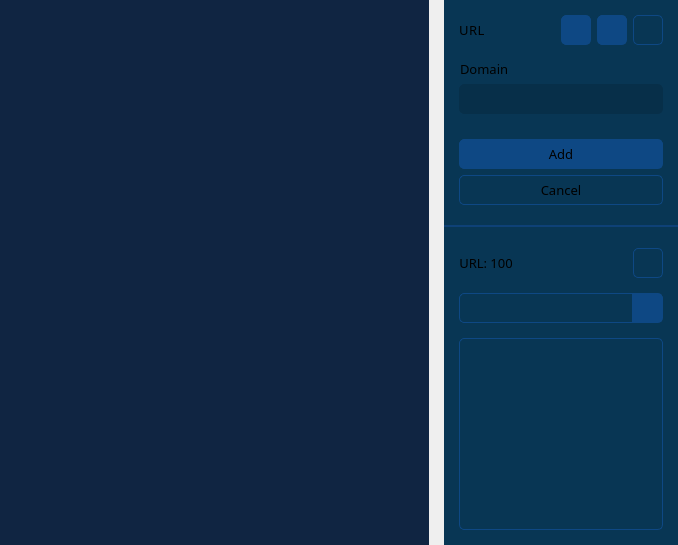
           <widget class="QWidget" name="blacklisted_url">
            <layout class="QHBoxLayout" name="horizontalLayout_10" stretch="2,1">
             <property name="spacing">
              <number>15</number>
             </property>
             <property name="leftMargin">
              <number>0</number>
             </property>
             <property name="topMargin">
              <number>0</number>
             </property>
             <property name="rightMargin">
              <number>0</number>
             </property>
             <property name="bottomMargin">
              <number>0</number>
             </property>
             <item>
              <widget class="QWidget" name="w_website_viewer" native="true">
               <property name="minimumSize">
                <size>
                 <width>377</width>
                 <height>0</height>
                </size>
               </property>
               <property name="styleSheet">
                <string notr="true">QWidget{
	background: #102542;
}

QLineEdit {
  	padding: 1px 5px;
  	border: 1px solid #0e4884;
  	border-radius: 5px;
}

QPushButton {
  padding: 5px;
  border: 1px solid #0e4884;
  background-color: #0e4884;
}

QLineEdit:focus,
QLineEdit:hover,
QPushButton:focus,
QPushButton:hover {
  border: 1px solid #256eff;
  outline: none;
}

QPushButton:pressed {
  background-color: #072f49;
}

QScrollBar:vertical{
    width: 18px;
    margin: 0px 3px 0px 7px;
    border-radius: 5px;
}

QScrollBar::handle:vertical{
    background-color: #97b9f4;    
    min-height: 5px;
 	border-radius: 4px;
}

QScrollBar::sub-line:vertical{
     height: 0;
     width: 0;
}

QScrollBar::add-line:vertical{
   	 height: 0;
     width: 0;
}

QScrollBar::add-page:vertical{
    background: #0b1a30;
	border-bottom-left-radius: 4px;
    border-bottom-right-radius: 4px;
    margin-top: -3px;
 }

QScrollBar::sub-page:vertical{
  	background: #0b1a30;
	border-top-left-radius: 4px;
	border-top-right-radius: 4px;
	margin-bottom: -3px;
}</string>
               </property>
              </widget>
             </item>
             <item>
              <widget class="QWidget" name="widget_12" native="true">
               <property name="minimumSize">
                <size>
                 <width>234</width>
                 <height>0</height>
                </size>
               </property>
               <property name="maximumSize">
                <size>
                 <width>380</width>
                 <height>16777215</height>
                </size>
               </property>
               <property name="styleSheet">
                <string notr="true">QWidget{
	background: #083654;
}

QLineEdit {
  	padding: 1px 5px;
  	border: 1px solid #0e4884;
  	border-radius: 5px;
}

QPushButton {
  padding: 5px;
  border: 1px solid #0e4884;
  background-color: #0e4884;
}

QLineEdit::disabled {
   border: 1px solid #072f49;
   border-radius: 5px;
   background-color: #072f49;
}

QPushButton::disabled {
  padding: 5px;
  border: 1px solid #102542;
  background-color: #102542;
}

QLineEdit:focus,
QLineEdit:hover,
QPushButton:focus,
QPushButton:hover {
  border: 1px solid #256eff;
  outline: none;
}

QPushButton:pressed {
  background-color: #072f49;
}

QHeaderView::section {
	background-color: #0d3c6e;
	border-top: 0px solid #97b9f4;
	border-bottom: 1px solid #97b9f4;
	border-right: 1px solid #97b9f4;
}

QTableView {
	border: 1px solid #0e4884;
	border-radius: 5px;
	gridline-color: #97b9f4;
}

QTableCornerButton::section{
	background-color: #0d3c6e;
    border-top: 0px solid #97b9f4;
    border-bottom: 1px solid #97b9f4;
    border-right: 1px solid #97b9f4;
}

QScrollBar:horizontal{
	height: 9px;
    border-radius: 5px;
}

QScrollBar:vertical{
	width: 9px;
    margin: 0;
    border-radius: 5px;
}

QScrollBar::handle:vertical{
	background-color: #97b9f4;    
    width: 18px;
    border-radius: 4px;
}

QScrollBar::handle:horizontal{
	background-color: #97b9f4;    
    min-width: 5px;
    border-radius: 4px;
}

QScrollBar::sub-line:horizontal,
QScrollBar::sub-line:vertical{
	height: 0;
    width: 0;
}

QScrollBar::add-line:horizontal,
QScrollBar::add-line:vertical{
	height: 0;
    width: 0;
}

QScrollBar::add-page:horizontal{
	background: #102542;
    border-top-right-radius: 4px;
    border-bottom-right-radius: 4px;
    margin-left: -3px;
}

QScrollBar::add-page:vertical{
	background: #102542;
    border-bottom-left-radius: 4px;
    border-bottom-right-radius: 4px;
    margin-top: -3px;
}

QScrollBar::sub-page:horizontal{
    background: #102542;
    border-bottom-left-radius: 4px;
	margin-right: -3px;
}

QScrollBar::sub-page:vertical{
    background: #102542;
	border-top-left-radius: 0;
	border-top-right-radius: 4px;
	margin-bottom: -3px;
}</string>
               </property>
               <layout class="QVBoxLayout" name="verticalLayout_42">
                <property name="spacing">
                 <number>0</number>
                </property>
                <property name="leftMargin">
                 <number>0</number>
                </property>
                <property name="topMargin">
                 <number>0</number>
                </property>
                <property name="rightMargin">
                 <number>0</number>
                </property>
                <property name="bottomMargin">
                 <number>0</number>
                </property>
                <item>
                 <widget class="QWidget" name="w_url_input" native="true">
                  <layout class="QVBoxLayout" name="verticalLayout_36">
                   <property name="spacing">
                    <number>15</number>
                   </property>
                   <property name="leftMargin">
                    <number>15</number>
                   </property>
                   <property name="topMargin">
                    <number>15</number>
                   </property>
                   <property name="rightMargin">
                    <number>15</number>
                   </property>
                   <property name="bottomMargin">
                    <number>20</number>
                   </property>
                   <item>
                    <layout class="QHBoxLayout" name="horizontalLayout_25">
                     <property name="spacing">
                      <number>6</number>
                     </property>
                     <item>
                      <widget class="QLabel" name="label_17">
                       <property name="font">
                        <font>
                         <family>Barlow</family>
                         <pointsize>10</pointsize>
                         <weight>50</weight>
                         <bold>false</bold>
                        </font>
                       </property>
                       <property name="styleSheet">
                        <string notr="true">letter-spacing: 0.5px</string>
                       </property>
                       <property name="text">
                        <string>URL</string>
                       </property>
                       <property name="alignment">
                        <set>Qt::AlignCenter</set>
                       </property>
                       <property name="indent">
                        <number>1</number>
                       </property>
                      </widget>
                     </item>
                     <item>
                      <spacer name="horizontalSpacer_17">
                       <property name="orientation">
                        <enum>Qt::Horizontal</enum>
                       </property>
                       <property name="sizeHint" stdset="0">
                        <size>
                         <width>40</width>
                         <height>20</height>
                        </size>
                       </property>
                      </spacer>
                     </item>
                     <item>
                      <widget class="QPushButton" name="btn_init_add_url">
                       <property name="sizePolicy">
                        <sizepolicy hsizetype="Fixed" vsizetype="Fixed">
                         <horstretch>0</horstretch>
                         <verstretch>0</verstretch>
                        </sizepolicy>
                       </property>
                       <property name="minimumSize">
                        <size>
                         <width>30</width>
                         <height>30</height>
                        </size>
                       </property>
                       <property name="maximumSize">
                        <size>
                         <width>30</width>
                         <height>30</height>
                        </size>
                       </property>
                       <property name="cursor">
                        <cursorShape>PointingHandCursor</cursorShape>
                       </property>
                       <property name="styleSheet">
                        <string notr="true">QPushButton{
	border-radius: 5px;
    background-image:  url(:/icons/add.png);
    background-repeat: no-repeat;
    background-position: center center;
}

QPushButton::disabled{
	border-radius: 5px;
    background-image: url(:/icons/add_2.png);
    background-repeat: no-repeat;
    background-position: center center;
}</string>
                       </property>
                       <property name="iconSize">
                        <size>
                         <width>17</width>
                         <height>17</height>
                        </size>
                       </property>
                      </widget>
                     </item>
                     <item>
                      <widget class="QPushButton" name="btn_init_edit_url">
                       <property name="sizePolicy">
                        <sizepolicy hsizetype="Fixed" vsizetype="Fixed">
                         <horstretch>0</horstretch>
                         <verstretch>0</verstretch>
                        </sizepolicy>
                       </property>
                       <property name="minimumSize">
                        <size>
                         <width>30</width>
                         <height>30</height>
                        </size>
                       </property>
                       <property name="maximumSize">
                        <size>
                         <width>30</width>
                         <height>30</height>
                        </size>
                       </property>
                       <property name="cursor">
                        <cursorShape>PointingHandCursor</cursorShape>
                       </property>
                       <property name="styleSheet">
                        <string notr="true">border-radius: 5px</string>
                       </property>
                       <property name="icon">
                        <iconset resource="C:/Users/moral/Desktop/Resources/Resources.qrc">
                         <normaloff>:/icons/edit.png</normaloff>
                         <disabledoff>:/icons/edit_2.png</disabledoff>:/icons/edit.png</iconset>
                       </property>
                       <property name="iconSize">
                        <size>
                         <width>20</width>
                         <height>20</height>
                        </size>
                       </property>
                      </widget>
                     </item>
                     <item>
                      <widget class="QPushButton" name="btn_delete_url">
                       <property name="sizePolicy">
                        <sizepolicy hsizetype="Fixed" vsizetype="Fixed">
                         <horstretch>0</horstretch>
                         <verstretch>0</verstretch>
                        </sizepolicy>
                       </property>
                       <property name="minimumSize">
                        <size>
                         <width>30</width>
                         <height>30</height>
                        </size>
                       </property>
                       <property name="maximumSize">
                        <size>
                         <width>30</width>
                         <height>30</height>
                        </size>
                       </property>
                       <property name="cursor">
                        <cursorShape>PointingHandCursor</cursorShape>
                       </property>
                       <property name="styleSheet">
                        <string notr="true">QPushButton{
	border-radius: 5px;
	background: none;
}


QPushButton:pressed {
 	background-color: #072f49;
}</string>
                       </property>
                       <property name="icon">
                        <iconset resource="C:/Users/moral/Desktop/Resources/Resources.qrc">
                         <normaloff>:/icons/trash.png</normaloff>
                         <disabledoff>:/icons/trash_2.png</disabledoff>:/icons/trash.png</iconset>
                       </property>
                       <property name="iconSize">
                        <size>
                         <width>21</width>
                         <height>21</height>
                        </size>
                       </property>
                      </widget>
                     </item>
                    </layout>
                   </item>
                   <item>
                    <layout class="QVBoxLayout" name="verticalLayout_37">
                     <property name="spacing">
                      <number>6</number>
                     </property>
                     <property name="sizeConstraint">
                      <enum>QLayout::SetMinimumSize</enum>
                     </property>
                     <item>
                      <widget class="QLabel" name="label_19">
                       <property name="sizePolicy">
                        <sizepolicy hsizetype="Preferred" vsizetype="Fixed">
                         <horstretch>0</horstretch>
                         <verstretch>0</verstretch>
                        </sizepolicy>
                       </property>
                       <property name="font">
                        <font>
                         <family>Barlow</family>
                         <pointsize>10</pointsize>
                        </font>
                       </property>
                       <property name="text">
                        <string>Domain</string>
                       </property>
                       <property name="indent">
                        <number>1</number>
                       </property>
                      </widget>
                     </item>
                     <item>
                      <widget class="QLineEdit" name="txt_url">
                       <property name="enabled">
                        <bool>false</bool>
                       </property>
                       <property name="minimumSize">
                        <size>
                         <width>0</width>
                         <height>30</height>
                        </size>
                       </property>
                       <property name="font">
                        <font>
                         <family>Barlow</family>
                         <pointsize>10</pointsize>
                        </font>
                       </property>
                      </widget>
                     </item>
                    </layout>
                   </item>
                   <item>
                    <widget class="QWidget" name="w_url_btn" native="true">
                     <layout class="QVBoxLayout" name="verticalLayout_41">
                      <property name="sizeConstraint">
                       <enum>QLayout::SetMinimumSize</enum>
                      </property>
                      <property name="leftMargin">
                       <number>0</number>
                      </property>
                      <property name="topMargin">
                       <number>10</number>
                      </property>
                      <property name="rightMargin">
                       <number>0</number>
                      </property>
                      <property name="bottomMargin">
                       <number>0</number>
                      </property>
                      <item>
                       <widget class="QPushButton" name="btn_add_edit_url">
                        <property name="minimumSize">
                         <size>
                          <width>0</width>
                          <height>30</height>
                         </size>
                        </property>
                        <property name="font">
                         <font>
                          <family>Barlow</family>
                          <pointsize>10</pointsize>
                          <weight>50</weight>
                          <bold>false</bold>
                         </font>
                        </property>
                        <property name="cursor">
                         <cursorShape>PointingHandCursor</cursorShape>
                        </property>
                        <property name="styleSheet">
                         <string notr="true">border-radius: 5px;</string>
                        </property>
                        <property name="text">
                         <string>Add</string>
                        </property>
                       </widget>
                      </item>
                      <item>
                       <widget class="QPushButton" name="btn_cancel_url">
                        <property name="minimumSize">
                         <size>
                          <width>0</width>
                          <height>30</height>
                         </size>
                        </property>
                        <property name="font">
                         <font>
                          <family>Barlow</family>
                          <pointsize>10</pointsize>
                         </font>
                        </property>
                        <property name="cursor">
                         <cursorShape>PointingHandCursor</cursorShape>
                        </property>
                        <property name="styleSheet">
                         <string notr="true">QPushButton{
	border-radius: 5px;
	background: none;
}


QPushButton:pressed {
 	background-color: #072f49;
}</string>
                        </property>
                        <property name="text">
                         <string>Cancel</string>
                        </property>
                       </widget>
                      </item>
                     </layout>
                    </widget>
                   </item>
                  </layout>
                 </widget>
                </item>
                <item>
                 <widget class="Line" name="line_11">
                  <property name="styleSheet">
                   <string notr="true">color: #0e4177;</string>
                  </property>
                  <property name="frameShadow">
                   <enum>QFrame::Plain</enum>
                  </property>
                  <property name="lineWidth">
                   <number>2</number>
                  </property>
                  <property name="orientation">
                   <enum>Qt::Horizontal</enum>
                  </property>
                 </widget>
                </item>
                <item>
                 <widget class="QWidget" name="w_url" native="true">
                  <layout class="QVBoxLayout" name="verticalLayout_4">
                   <property name="spacing">
                    <number>15</number>
                   </property>
                   <property name="leftMargin">
                    <number>15</number>
                   </property>
                   <property name="topMargin">
                    <number>20</number>
                   </property>
                   <property name="rightMargin">
                    <number>15</number>
                   </property>
                   <property name="bottomMargin">
                    <number>15</number>
                   </property>
                   <item>
                    <layout class="QHBoxLayout" name="horizontalLayout_24">
                     <property name="spacing">
                      <number>6</number>
                     </property>
                     <property name="bottomMargin">
                      <number>0</number>
                     </property>
                     <item>
                      <widget class="QLabel" name="lbl_class_table_status_2">
                       <property name="sizePolicy">
                        <sizepolicy hsizetype="Fixed" vsizetype="Preferred">
                         <horstretch>0</horstretch>
                         <verstretch>0</verstretch>
                        </sizepolicy>
                       </property>
                       <property name="font">
                        <font>
                         <family>Barlow</family>
                         <pointsize>10</pointsize>
                        </font>
                       </property>
                       <property name="text">
                        <string>URL: 100</string>
                       </property>
                       <property name="alignment">
                        <set>Qt::AlignCenter</set>
                       </property>
                       <property name="indent">
                        <number>1</number>
                       </property>
                      </widget>
                     </item>
                     <item>
                      <spacer name="horizontalSpacer_15">
                       <property name="orientation">
                        <enum>Qt::Horizontal</enum>
                       </property>
                       <property name="sizeHint" stdset="0">
                        <size>
                         <width>40</width>
                         <height>20</height>
                        </size>
                       </property>
                      </spacer>
                     </item>
                     <item>
                      <widget class="QPushButton" name="btn_clear_url_table">
                       <property name="sizePolicy">
                        <sizepolicy hsizetype="Fixed" vsizetype="Fixed">
                         <horstretch>0</horstretch>
                         <verstretch>0</verstretch>
                        </sizepolicy>
                       </property>
                       <property name="minimumSize">
                        <size>
                         <width>30</width>
                         <height>30</height>
                        </size>
                       </property>
                       <property name="maximumSize">
                        <size>
                         <width>30</width>
                         <height>30</height>
                        </size>
                       </property>
                       <property name="cursor">
                        <cursorShape>PointingHandCursor</cursorShape>
                       </property>
                       <property name="styleSheet">
                        <string notr="true">QPushButton{
	border-radius: 5px;
	background: none;
}


QPushButton:pressed {
 	background-color: #072f49;
}</string>
                       </property>
                       <property name="icon">
                        <iconset resource="C:/Users/moral/Desktop/Resources/Resources.qrc">
                         <normaloff>:/icons/delete_table.png</normaloff>:/icons/delete_table.png</iconset>
                       </property>
                       <property name="iconSize">
                        <size>
                         <width>20</width>
                         <height>20</height>
                        </size>
                       </property>
                      </widget>
                     </item>
                    </layout>
                   </item>
                   <item>
                    <layout class="QHBoxLayout" name="horizontalLayout_57">
                     <property name="spacing">
                      <number>0</number>
                     </property>
                     <property name="sizeConstraint">
                      <enum>QLayout::SetDefaultConstraint</enum>
                     </property>
                     <item>
                      <widget class="QLineEdit" name="txt_search_url">
                       <property name="sizePolicy">
                        <sizepolicy hsizetype="Expanding" vsizetype="Fixed">
                         <horstretch>0</horstretch>
                         <verstretch>0</verstretch>
                        </sizepolicy>
                       </property>
                       <property name="minimumSize">
                        <size>
                         <width>0</width>
                         <height>30</height>
                        </size>
                       </property>
                       <property name="maximumSize">
                        <size>
                         <width>16777215</width>
                         <height>35</height>
                        </size>
                       </property>
                       <property name="font">
                        <font>
                         <family>Barlow</family>
                         <pointsize>10</pointsize>
                        </font>
                       </property>
                       <property name="styleSheet">
                        <string notr="true">border-radius: none;
border-top-left-radius: 5px;
border-bottom-left-radius: 5px;</string>
                       </property>
                      </widget>
                     </item>
                     <item>
                      <widget class="QPushButton" name="btn_search_url">
                       <property name="sizePolicy">
                        <sizepolicy hsizetype="Fixed" vsizetype="Fixed">
                         <horstretch>0</horstretch>
                         <verstretch>0</verstretch>
                        </sizepolicy>
                       </property>
                       <property name="minimumSize">
                        <size>
                         <width>30</width>
                         <height>30</height>
                        </size>
                       </property>
                       <property name="maximumSize">
                        <size>
                         <width>30</width>
                         <height>30</height>
                        </size>
                       </property>
                       <property name="font">
                        <font>
                         <family>Barlow</family>
                         <pointsize>12</pointsize>
                         <weight>75</weight>
                         <bold>true</bold>
                        </font>
                       </property>
                       <property name="cursor">
                        <cursorShape>PointingHandCursor</cursorShape>
                       </property>
                       <property name="styleSheet">
                        <string notr="true">border-top-right-radius: 5px;
border-bottom-right-radius: 5px;</string>
                       </property>
                       <property name="text">
                        <string/>
                       </property>
                       <property name="icon">
                        <iconset resource="C:/Users/moral/Desktop/Resources/Resources.qrc">
                         <normaloff>:/icons/search.png</normaloff>:/icons/search.png</iconset>
                       </property>
                       <property name="iconSize">
                        <size>
                         <width>18</width>
                         <height>18</height>
                        </size>
                       </property>
                      </widget>
                     </item>
                    </layout>
                   </item>
                   <item>
                    <widget class="QTableView" name="tv_url"/>
                   </item>
                  </layout>
                 </widget>
                </item>
               </layout>
              </widget>
             </item>
            </layout>
           </widget>
